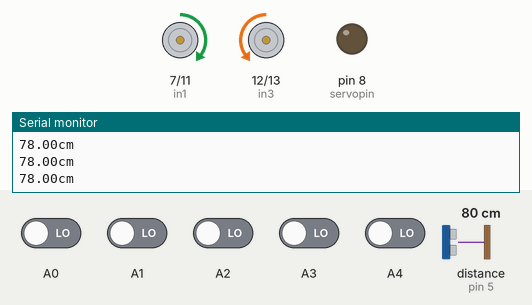
Bench run of a sketch on a simulated Arduino Uno, built with avr-gcc and run on an emulated ATmega328P. On the bench: motor-driver pin pairs drawn as motors (green arrow = first pin HIGH = forward, orange = second pin HIGH = backward, longer = more drive, scaled by the enable pin), output pins drawn as LEDs (lit = HIGH), the last lines printed to the serial monitor. Wiring (inferred from the names in the program): ultrasonic range finder: trigger pin 6; echo pin 5. Inputs (shaded band) come from the test bench; at power-on: A0–4 LOW, distance to the obstacle (sensor on pin 5) 80 cm. The echo pulse lasts 58.3 µs per cm; pins used as bus, display or sensor lines are not drawn.

Above: at 1.2 s.
1.3 s: distance to the obstacle (sensor on pin 5) set to 17 cm
4.3 s: distance to the obstacle (sensor on pin 5) set to 13 cm
At 5.5 s:
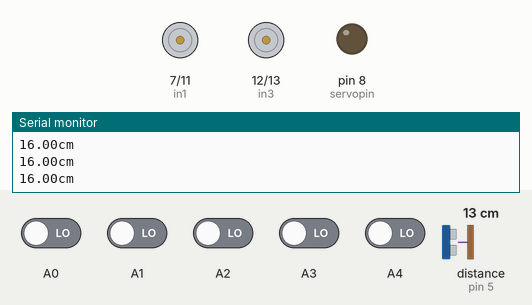
5.8 s: distance to the obstacle (sensor on pin 5) set to 18 cm
8.8 s: A0 driven HIGH and A1 driven HIGH
11.8 s: A2 driven HIGH
At 13.9 s:
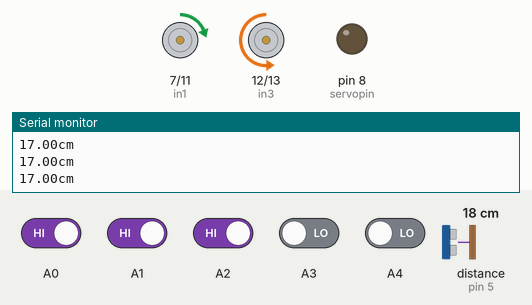
14.3 s: A3 driven HIGH
At 15.1 s:
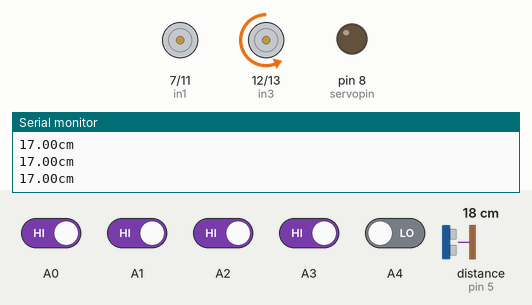
Timing chart, 0 to 16.8 s (numbered marks = the images above; inputs shaded):
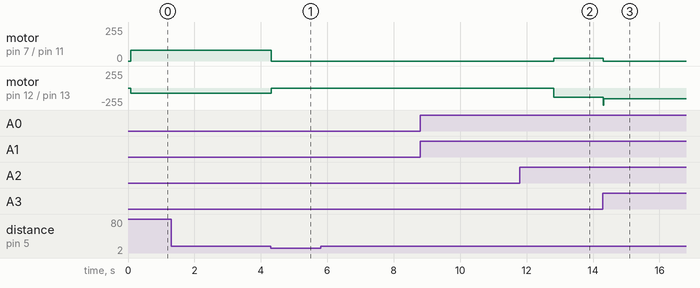

The sketch:

PID_avoidancing.ino
```cpp
float kp = 20, ki = 0.009, kd = 350;
float error = 0, p = 0, i = 0, d = 0, pid = 0;
float pre_e = 0;
int ss[5] = { 0, 0, 0, 0, 0 };
int initial_speed = 80;
int right_pid, left_pid;
int obj_distance = 14;


int servopin = 8;

int left_Distance;
int right_Distance;
float curve_value = 1.75;


unsigned long duration;
float distance;

#define in1 7
#define in2 11
#define in3 12
#define in4 13
#define ena 9
#define enb 10
int trig = 6;
int echo = 5;
int setpos = 90;

void setup() {
  // put your setup code here, to run once:
  pinMode(ena, OUTPUT);
  pinMode(enb, OUTPUT);
  pinMode(in1, OUTPUT);
  pinMode(in2, OUTPUT);
  pinMode(in3, OUTPUT);
  pinMode(in4, OUTPUT);
  pinMode(trig, OUTPUT);
  pinMode(echo, INPUT);
  pinMode(servopin, OUTPUT);

  Serial.begin(9600);

  Servo_set_point(90);
}

void loop() {


  distance = get_distance(trig, echo);
  if (distance >= obj_distance) {

    ss_read();
    cal();
    motor();

  } else {
    stop(1000);
    check();
  }

  Serial.print(distance);
  Serial.println("cm");
}

void servoPulse(int pin, int angle) {
  int pwm = (angle * 11) + 500;  // Convert angle to microseconds
  digitalWrite(pin, HIGH);
  delayMicroseconds(pwm);
  digitalWrite(pin, LOW);
  delay(50);  // Refresh cycle of servo
}

void ss_read() {
  int a = 1;
  int b = 0;
  ss[0] = digitalRead(A0);
  ss[1] = digitalRead(A1);
  ss[2] = digitalRead(A2);
  ss[3] = digitalRead(A3);
  ss[4] = digitalRead(A4);


  if ((ss[0] == a) && (ss[1] == a) && (ss[2] == a) && (ss[3] == a) && (ss[4] == b))
    error = 4;
  if ((ss[0] == a) && (ss[1] == a) && (ss[2] == a) && (ss[3] == b) && (ss[4] == b))
    error = 3;
  if ((ss[0] == a) && (ss[1] == a) && (ss[2] == a) && (ss[3] == b) && (ss[4] == a))
    error = 2;
  if ((ss[0] == a) && (ss[1] == a) && (ss[2] == b) && (ss[3] == b) && (ss[4] == a))
    error = 1;
  if ((ss[0] == a) && (ss[1] == a) && (ss[2] == b) && (ss[3] == a) && (ss[4] == a))
    error = 0;
  if ((ss[0] == a) && (ss[1] == b) && (ss[2] == b) && (ss[3] == a) && (ss[4] == a))
    error = -1;
  if ((ss[0] == a) && (ss[1] == b) && (ss[2] == a) && (ss[3] == a) && (ss[4] == a))
    error = -2;
  if ((ss[0] == b) && (ss[1] == b) && (ss[2] == a) && (ss[3] == a) && (ss[4] == a))
    error = -3;
  if ((ss[0] == b) && (ss[1] == a) && (ss[2] == a) && (ss[3] == a) && (ss[4] == a))
    error = -4;
  if ((ss[0] == a) && (ss[1] == a) && (ss[2] == b) && (ss[3] == b) && (ss[4] == b)) {
    analogWrite(ena, 0);
    analogWrite(enb, initial_speed + 100);
    digitalWrite(in1, LOW);
    digitalWrite(in2, HIGH);
    digitalWrite(in3, LOW);
    digitalWrite(in4, HIGH);
    delay(500);
    Serial.println("Turn L45");
  }
}


void cal() {
  p = error;
  i = constrain(i + error, -35, 35);
  d = error - pre_e;
  pid = (kp * p) + (ki * i) + (kd * d);
  pre_e = error;
}

void motor() {
  digitalWrite(in1, HIGH);
  digitalWrite(in2, LOW);
  digitalWrite(in3, LOW);
  digitalWrite(in4, HIGH);

  int right_pid = initial_speed - pid;
  int left_pid = initial_speed + pid;
  right_pid = constrain(right_pid, 0, 255);
  left_pid = constrain(left_pid, 0, 255);
  analogWrite(ena, right_pid);
  analogWrite(enb, left_pid);
}

int get_distance(int trig, int echo) {
  int distance, duration;
  digitalWrite(trig, 0);
  delayMicroseconds(2);
  digitalWrite(trig, 1);
  delayMicroseconds(5);
  digitalWrite(trig, 0);
  duration = pulseIn(echo, HIGH);
  distance = duration * 0.034 / 2;
  return distance;
}

void Servo_set_point(int pos) {
  servoPulse(servopin, pos);
  delay(20);
}

void check() {

  for (int pos = 90; pos <= 180; pos += 5) {
    servoPulse(servopin, pos);
    delay(15);
    left_Distance = get_distance(trig, echo);
    delay(50);
  }
  delay(100);

  for (int pos = 180; pos >= setpos; pos -= 5) {
    servoPulse(servopin, pos);
    delay(15);
  }

  for (int pos = setpos; pos >= 0; pos -= 5) {
    servoPulse(servopin, pos);
    delay(15);
    right_Distance = get_distance(trig, echo);
    delay(50);
  }
  delay(100);

  for (int pos = 0; pos <= 90; pos += 5) {
    servoPulse(servopin, pos);
    delay(15);
  }

  delay(300);
  compareDistance();
}

void compareDistance() {

  if ((right_Distance > left_Distance) && right_Distance > 20) {
    Serial.print("Turn Right!!!!!!!!");
    go_BackWard(500);
    stop(500);
    turnRight(250);
    stop(500);
    go_Forward(500);
    stop(200);
    turnLeft(170);
    go_Forward(500);

    while (ss[0] != 0) {
      analogWrite(ena, initial_speed + 10);
      analogWrite(enb, initial_speed - 15);
      digitalWrite(in1, HIGH);
      digitalWrite(in2, LOW);
      digitalWrite(in3, LOW);
      digitalWrite(in4, HIGH);
      ss[0] = digitalRead(A0);
    }
    stop(500);

    //right 1, left 0

  } else if ((right_Distance < left_Distance) && left_Distance > 20) {
    Serial.print("Turn Left!!!!!!!!");
    go_BackWard(400);
    stop(500);
    turnLeft(320);
    stop(500);
    curve(0);
    delay(350);  //right 1, left 0
  }
}
void stop(int time_stop) {
  analogWrite(ena, 0);
  analogWrite(enb, 0);
  digitalWrite(in1, LOW);  //Left Motor backword Pin
  digitalWrite(in2, LOW);  //Left Motor forword Pin
  digitalWrite(in3, LOW);  //Right Motor forword Pin
  digitalWrite(in4, LOW);  //Right Motor backword Pin
  delay(time_stop);
}
void go_Forward(int delay_time) {
  analogWrite(ena, initial_speed);
  analogWrite(enb, initial_speed);
  digitalWrite(in1, HIGH);
  digitalWrite(in2, LOW);
  digitalWrite(in3, LOW);
  digitalWrite(in4, HIGH);
  delay(delay_time);
}
void go_BackWard(int delay_time) {
  analogWrite(ena, initial_speed);
  analogWrite(enb, initial_speed);
  digitalWrite(in1, LOW);
  digitalWrite(in2, HIGH);
  digitalWrite(in3, HIGH);
  digitalWrite(in4, LOW);
  delay(delay_time);
}
void turnLeft(int delay_time) {
  analogWrite(ena, initial_speed);
  analogWrite(enb, initial_speed);
  digitalWrite(in1, LOW);
  digitalWrite(in2, HIGH);
  digitalWrite(in3, LOW);
  digitalWrite(in4, HIGH);
  delay(delay_time);
}
void turnRight(int delay_time) {
  analogWrite(ena, initial_speed);
  analogWrite(enb, initial_speed);
  digitalWrite(in1, HIGH);
  digitalWrite(in2, LOW);
  digitalWrite(in3, HIGH);
  digitalWrite(in4, LOW);
  delay(delay_time);
}
void curve(int side) {
  if (side == 0) {
    analogWrite(ena, 50);
    analogWrite(enb, 100);
    digitalWrite(in1, HIGH);
    digitalWrite(in2, LOW);
    digitalWrite(in3, LOW);
    digitalWrite(in4, HIGH);
  } else if (side == 1) {
    analogWrite(ena, 50);
    analogWrite(enb, 100);
    digitalWrite(in1, HIGH);
    digitalWrite(in2, LOW);
    digitalWrite(in3, LOW);
    digitalWrite(in4, HIGH);
  }
}

void avoidance() {
  distance = get_distance(trig, echo);

  while (distance <= obj_distance) {
    stop(1000);
    check();
  }

  Serial.print(distance);
  Serial.println("cm");
}
```

Measured:
- the behaviour switches between 15 and 14 cm on distance to the obstacle (sensor on pin 5) (found by bisection; images 0 and 1)
- after the input at 4.3 s, motor on pin 7 (in1) / pin 11 (in2): forward 80/255 → stopped at once; motor on pin 12 (in3) / pin 13 (in4): backward 80/255 → stopped at once
- after the input at 11.8 s, motor on pin 7 (in1) / pin 11 (in2): stopped → forward 19/255 after 1.0 s; motor on pin 12 (in3) / pin 13 (in4): stopped → backward 140/255 after 1.0 s
- after the input at 14.3 s, motor on pin 7 (in1) / pin 11 (in2): forward 19/255 → stopped at once; motor on pin 12 (in3) / pin 13 (in4): backward 140/255 → backward 160/255 at once
